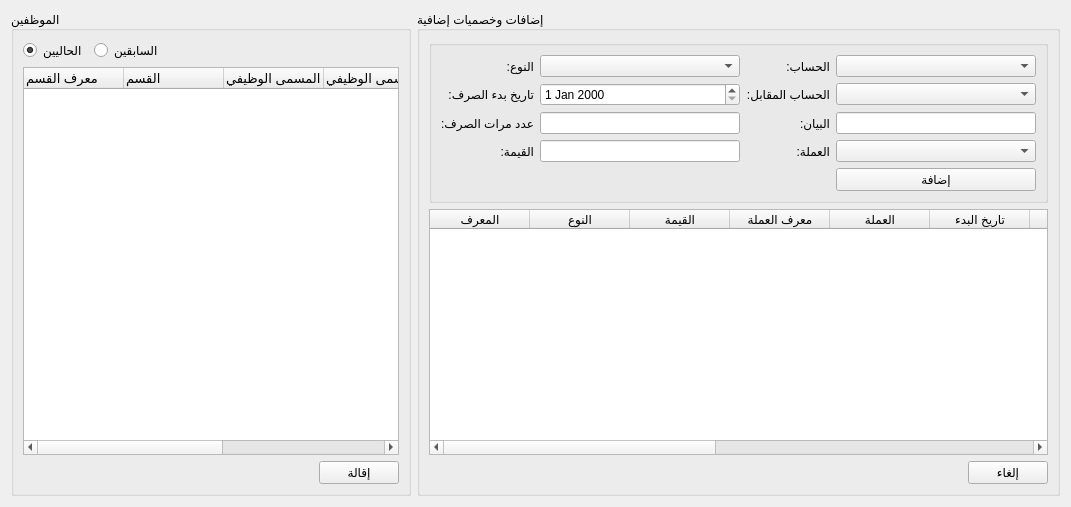
         <widget class="QWidget" name="page_20">
          <property name="geometry">
           <rect>
            <x>0</x>
            <y>0</y>
            <width>1045</width>
            <height>507</height>
           </rect>
          </property>
          <attribute name="label">
           <string>الإضافات والحسميات</string>
          </attribute>
          <layout class="QGridLayout" name="gridLayout_74">
           <item row="0" column="0">
            <widget class="QGroupBox" name="employees_groupbox_3">
             <property name="minimumSize">
              <size>
               <width>400</width>
               <height>0</height>
              </size>
             </property>
             <property name="maximumSize">
              <size>
               <width>400</width>
               <height>16777215</height>
              </size>
             </property>
             <property name="title">
              <string>الموظفين</string>
             </property>
             <layout class="QGridLayout" name="gridLayout_73">
              <item row="0" column="0">
               <widget class="QRadioButton" name="salaries_current_employees">
                <property name="text">
                 <string>الحاليين</string>
                </property>
                <property name="checked">
                 <bool>true</bool>
                </property>
               </widget>
              </item>
              <item row="0" column="1">
               <widget class="QRadioButton" name="salaries_resigned_employees">
                <property name="text">
                 <string>السابقين</string>
                </property>
               </widget>
              </item>
              <item row="0" column="2">
               <spacer name="horizontalSpacer_44">
                <property name="orientation">
                 <enum>Qt::Horizontal</enum>
                </property>
                <property name="sizeHint" stdset="0">
                 <size>
                  <width>40</width>
                  <height>20</height>
                 </size>
                </property>
               </spacer>
              </item>
              <item row="1" column="0" colspan="4">
               <widget class="QTreeWidget" name="salaries_employees_tree">
                <property name="font">
                 <font>
                  <pointsize>10</pointsize>
                 </font>
                </property>
                <property name="alternatingRowColors">
                 <bool>false</bool>
                </property>
                <column>
                 <property name="text">
                  <string>معرف القسم</string>
                 </property>
                </column>
                <column>
                 <property name="text">
                  <string>القسم</string>
                 </property>
                </column>
                <column>
                 <property name="text">
                  <string>معرف المسمى الوظيفي</string>
                 </property>
                </column>
                <column>
                 <property name="text">
                  <string>المسمى الوظيفي</string>
                 </property>
                </column>
                <column>
                 <property name="text">
                  <string>معرف الموظف</string>
                 </property>
                </column>
                <column>
                 <property name="text">
                  <string>الموظف</string>
                 </property>
                </column>
                <column>
                 <property name="text">
                  <string>تاريخ الاستقالة</string>
                 </property>
                </column>
               </widget>
              </item>
              <item row="2" column="0" colspan="2">
               <spacer name="horizontalSpacer_46">
                <property name="orientation">
                 <enum>Qt::Horizontal</enum>
                </property>
                <property name="sizeHint" stdset="0">
                 <size>
                  <width>126</width>
                  <height>17</height>
                 </size>
                </property>
               </spacer>
              </item>
              <item row="2" column="3">
               <widget class="QPushButton" name="terminate_employee_btn_2">
                <property name="text">
                 <string>إقالة</string>
                </property>
               </widget>
              </item>
             </layout>
            </widget>
           </item>
           <item row="0" column="1">
            <widget class="QGroupBox" name="employees_groupbox_10">
             <property name="maximumSize">
              <size>
               <width>16777215</width>
               <height>16777215</height>
              </size>
             </property>
             <property name="title">
              <string>إضافات وخصميات إضافية</string>
             </property>
             <layout class="QGridLayout" name="gridLayout_21">
              <item row="2" column="1">
               <widget class="QPushButton" name="salaries_discount_addition_cancel_btn">
                <property name="text">
                 <string>إلغاء</string>
                </property>
               </widget>
              </item>
              <item row="2" column="0">
               <spacer name="horizontalSpacer_21">
                <property name="orientation">
                 <enum>Qt::Horizontal</enum>
                </property>
                <property name="sizeHint" stdset="0">
                 <size>
                  <width>331</width>
                  <height>20</height>
                 </size>
                </property>
               </spacer>
              </item>
              <item row="1" column="0" colspan="2">
               <widget class="QTableWidget" name="salaries_discounts_additions_table">
                <column>
                 <property name="text">
                  <string>المعرف</string>
                 </property>
                </column>
                <column>
                 <property name="text">
                  <string>النوع</string>
                 </property>
                </column>
                <column>
                 <property name="text">
                  <string>القيمة</string>
                 </property>
                </column>
                <column>
                 <property name="text">
                  <string>معرف العملة</string>
                 </property>
                </column>
                <column>
                 <property name="text">
                  <string>العملة</string>
                 </property>
                </column>
                <column>
                 <property name="text">
                  <string>تاريخ البدء</string>
                 </property>
                </column>
                <column>
                 <property name="text">
                  <string>التكرار</string>
                 </property>
                </column>
                <column>
                 <property name="text">
                  <string>معرف الحساب</string>
                 </property>
                </column>
                <column>
                 <property name="text">
                  <string>الحساب</string>
                 </property>
                </column>
                <column>
                 <property name="text">
                  <string>معرف الحساب المقابل</string>
                 </property>
                </column>
                <column>
                 <property name="text">
                  <string>الحساب المقابل</string>
                 </property>
                </column>
                <column>
                 <property name="text">
                  <string>البيان</string>
                 </property>
                </column>
                <column>
                 <property name="text">
                  <string>الحالة</string>
                 </property>
                </column>
               </widget>
              </item>
              <item row="0" column="0" colspan="2">
               <widget class="QGroupBox" name="groupBox_4">
                <property name="title">
                 <string/>
                </property>
                <layout class="QGridLayout" name="gridLayout_22">
                 <item row="2" column="2">
                  <widget class="QLabel" name="label_19">
                   <property name="maximumSize">
                    <size>
                     <width>16777215</width>
                     <height>16777215</height>
                    </size>
                   </property>
                   <property name="text">
                    <string>البيان:</string>
                   </property>
                  </widget>
                 </item>
                 <item row="2" column="3">
                  <widget class="QLineEdit" name="salaries_discount_addition_statement">
                   <property name="minimumSize">
                    <size>
                     <width>200</width>
                     <height>0</height>
                    </size>
                   </property>
                   <property name="text">
                    <string/>
                   </property>
                  </widget>
                 </item>
                 <item row="8" column="3">
                  <widget class="QPushButton" name="salary_addition_discount_add_btn">
                   <property name="text">
                    <string>إضافة</string>
                   </property>
                  </widget>
                 </item>
                 <item row="4" column="3">
                  <widget class="QComboBox" name="salaries_discount_addition_currency_combobox">
                   <property name="enabled">
                    <bool>true</bool>
                   </property>
                   <property name="minimumSize">
                    <size>
                     <width>200</width>
                     <height>0</height>
                    </size>
                   </property>
                   <property name="styleSheet">
                    <string notr="true"/>
                   </property>
                  </widget>
                 </item>
                 <item row="0" column="1">
                  <widget class="QComboBox" name="salaries_discount_addition_type_combobox">
                   <property name="minimumSize">
                    <size>
                     <width>200</width>
                     <height>0</height>
                    </size>
                   </property>
                  </widget>
                 </item>
                 <item row="4" column="1">
                  <widget class="QLineEdit" name="salaries_discount_addition_value_input">
                   <property name="minimumSize">
                    <size>
                     <width>200</width>
                     <height>0</height>
                    </size>
                   </property>
                   <property name="text">
                    <string/>
                   </property>
                  </widget>
                 </item>
                 <item row="1" column="2">
                  <widget class="QLabel" name="label_54">
                   <property name="maximumSize">
                    <size>
                     <width>16777215</width>
                     <height>16777215</height>
                    </size>
                   </property>
                   <property name="text">
                    <string>الحساب المقابل:</string>
                   </property>
                  </widget>
                 </item>
                 <item row="8" column="0" colspan="2">
                  <spacer name="horizontalSpacer_47">
                   <property name="orientation">
                    <enum>Qt::Horizontal</enum>
                   </property>
                   <property name="sizeHint" stdset="0">
                    <size>
                     <width>297</width>
                     <height>17</height>
                    </size>
                   </property>
                  </spacer>
                 </item>
                 <item row="1" column="0">
                  <widget class="QLabel" name="label_62">
                   <property name="maximumSize">
                    <size>
                     <width>16777215</width>
                     <height>16777215</height>
                    </size>
                   </property>
                   <property name="text">
                    <string>تاريخ بدء الصرف:</string>
                   </property>
                  </widget>
                 </item>
                 <item row="1" column="3">
                  <widget class="QComboBox" name="salaries_discount_addition_opposite_account_combobox">
                   <property name="minimumSize">
                    <size>
                     <width>200</width>
                     <height>0</height>
                    </size>
                   </property>
                  </widget>
                 </item>
                 <item row="0" column="0">
                  <widget class="QLabel" name="label_16">
                   <property name="maximumSize">
                    <size>
                     <width>16777215</width>
                     <height>16777215</height>
                    </size>
                   </property>
                   <property name="text">
                    <string>النوع:</string>
                   </property>
                  </widget>
                 </item>
                 <item row="0" column="2">
                  <widget class="QLabel" name="label_53">
                   <property name="maximumSize">
                    <size>
                     <width>16777215</width>
                     <height>16777215</height>
                    </size>
                   </property>
                   <property name="text">
                    <string>الحساب:</string>
                   </property>
                  </widget>
                 </item>
                 <item row="1" column="1">
                  <widget class="QDateEdit" name="salaries_discount_addition_start_date_input"/>
                 </item>
                 <item row="4" column="2">
                  <widget class="QLabel" name="label_18">
                   <property name="maximumSize">
                    <size>
                     <width>16777215</width>
                     <height>16777215</height>
                    </size>
                   </property>
                   <property name="text">
                    <string>العملة:</string>
                   </property>
                  </widget>
                 </item>
                 <item row="0" column="3">
                  <widget class="QComboBox" name="salaries_discount_addition_account_combobox">
                   <property name="minimumSize">
                    <size>
                     <width>200</width>
                     <height>0</height>
                    </size>
                   </property>
                  </widget>
                 </item>
                 <item row="2" column="0">
                  <widget class="QLabel" name="label_63">
                   <property name="maximumSize">
                    <size>
                     <width>16777215</width>
                     <height>16777215</height>
                    </size>
                   </property>
                   <property name="text">
                    <string>عدد مرات الصرف:</string>
                   </property>
                  </widget>
                 </item>
                 <item row="4" column="0">
                  <widget class="QLabel" name="label_17">
                   <property name="maximumSize">
                    <size>
                     <width>16777215</width>
                     <height>16777215</height>
                    </size>
                   </property>
                   <property name="text">
                    <string>القيمة:</string>
                   </property>
                  </widget>
                 </item>
                 <item row="2" column="1">
                  <widget class="QLineEdit" name="salaries_discount_addition_repeatition_input">
                   <property name="minimumSize">
                    <size>
                     <width>200</width>
                     <height>0</height>
                    </size>
                   </property>
                   <property name="text">
                    <string/>
                   </property>
                  </widget>
                 </item>
                </layout>
               </widget>
              </item>
             </layout>
            </widget>
           </item>
          </layout>
         </widget>
